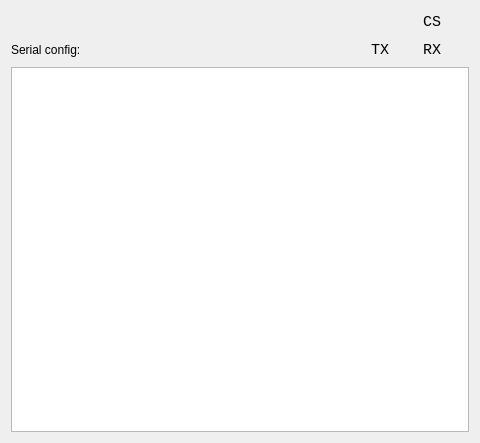
<?xml version="1.0" encoding="UTF-8"?>
<ui version="4.0">
 <class>ACIAView</class>
 <widget class="QDialog" name="ACIAView">
  <property name="geometry">
   <rect>
    <x>0</x>
    <y>0</y>
    <width>480</width>
    <height>443</height>
   </rect>
  </property>
  <property name="windowTitle">
   <string>Dialog</string>
  </property>
  <layout class="QVBoxLayout" name="verticalLayout">
   <item>
    <layout class="QHBoxLayout" name="horizontalLayout">
     <item>
      <spacer name="horizontalSpacer">
       <property name="orientation">
        <enum>Qt::Horizontal</enum>
       </property>
       <property name="sizeHint" stdset="0">
        <size>
         <width>40</width>
         <height>20</height>
        </size>
       </property>
      </spacer>
     </item>
     <item>
      <widget class="QLabel" name="label">
       <property name="font">
        <font>
         <family>Monospace</family>
         <pointsize>11</pointsize>
        </font>
       </property>
       <property name="text">
        <string>CS</string>
       </property>
      </widget>
     </item>
     <item>
      <widget class="BitsView" name="chipSelect" native="true">
       <property name="minimumSize">
        <size>
         <width>22</width>
         <height>22</height>
        </size>
       </property>
      </widget>
     </item>
    </layout>
   </item>
   <item>
    <layout class="QHBoxLayout" name="horizontalLayout_2">
     <item>
      <widget class="QLabel" name="configInfo">
       <property name="text">
        <string>Serial config: </string>
       </property>
      </widget>
     </item>
     <item>
      <spacer name="horizontalSpacer_2">
       <property name="orientation">
        <enum>Qt::Horizontal</enum>
       </property>
       <property name="sizeHint" stdset="0">
        <size>
         <width>40</width>
         <height>20</height>
        </size>
       </property>
      </spacer>
     </item>
     <item>
      <widget class="QLabel" name="label_3">
       <property name="font">
        <font>
         <family>Monospace</family>
         <pointsize>11</pointsize>
        </font>
       </property>
       <property name="text">
        <string>TX</string>
       </property>
      </widget>
     </item>
     <item>
      <widget class="BitsView" name="txFlag" native="true">
       <property name="minimumSize">
        <size>
         <width>22</width>
         <height>22</height>
        </size>
       </property>
      </widget>
     </item>
     <item>
      <widget class="QLabel" name="label_2">
       <property name="font">
        <font>
         <family>Monospace</family>
         <pointsize>11</pointsize>
        </font>
       </property>
       <property name="text">
        <string>RX</string>
       </property>
      </widget>
     </item>
     <item>
      <widget class="BitsView" name="rxFlag" native="true">
       <property name="minimumSize">
        <size>
         <width>22</width>
         <height>22</height>
        </size>
       </property>
      </widget>
     </item>
    </layout>
   </item>
   <item>
    <widget class="Console" name="console"/>
   </item>
  </layout>
 </widget>
 <customwidgets>
  <customwidget>
   <class>BitsView</class>
   <extends>QWidget</extends>
   <header>views/BitsView.h</header>
   <container>1</container>
  </customwidget>
  <customwidget>
   <class>Console</class>
   <extends>QPlainTextEdit</extends>
   <header>views/Console.h</header>
  </customwidget>
 </customwidgets>
 <resources/>
 <connections/>
</ui>
